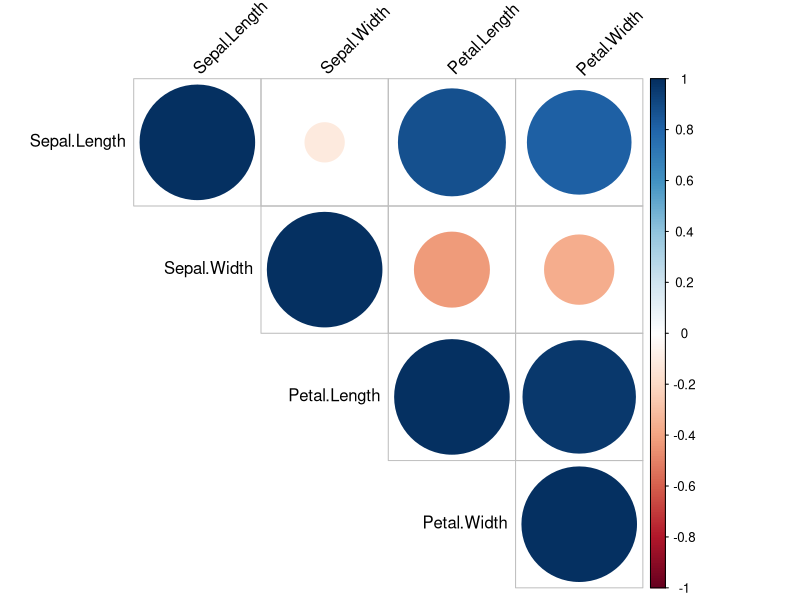

The R script that drew this image:
# Q21.) Plot the correlation plot on the dataset & visualize giving an overview of relationship among data on iris data.

library(corrplot)

data(iris)
iris_num <- iris[,1:4]
cor_matrix <- cor(iris_num)
corrplot(cor_matrix,
         method = "circle",
         type = "upper",
         tl.col = "black",
         tl.srt = 45)
